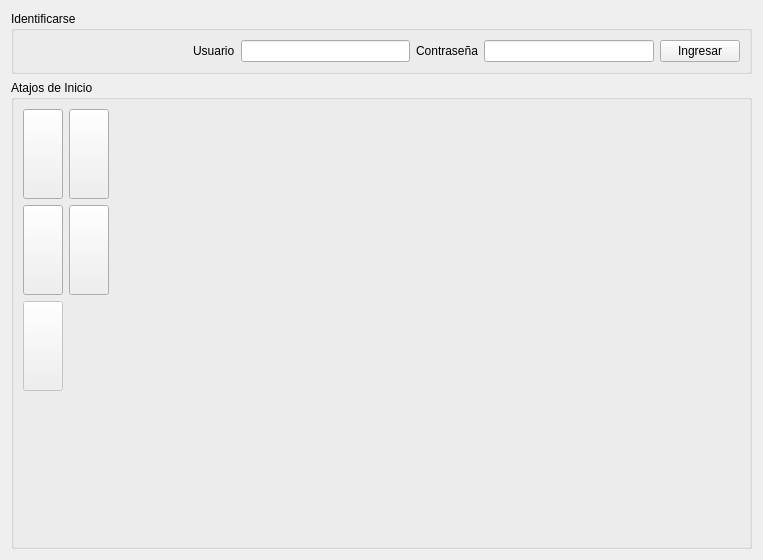
<?xml version="1.0" encoding="UTF-8"?>
<ui version="4.0">
 <class>Form</class>
 <widget class="QWidget" name="Form">
  <property name="geometry">
   <rect>
    <x>0</x>
    <y>0</y>
    <width>763</width>
    <height>560</height>
   </rect>
  </property>
  <property name="sizePolicy">
   <sizepolicy hsizetype="Maximum" vsizetype="Maximum">
    <horstretch>0</horstretch>
    <verstretch>0</verstretch>
   </sizepolicy>
  </property>
  <property name="windowTitle">
   <string>Opciones de Remate</string>
  </property>
  <layout class="QVBoxLayout" name="verticalLayout">
   <item>
    <widget class="QGroupBox" name="uiLoginForm">
     <property name="maximumSize">
      <size>
       <width>16777215</width>
       <height>80</height>
      </size>
     </property>
     <property name="title">
      <string>Identificarse</string>
     </property>
     <layout class="QHBoxLayout" name="horizontalLayout_2">
      <item>
       <spacer name="horizontalSpacer">
        <property name="orientation">
         <enum>Qt::Horizontal</enum>
        </property>
        <property name="sizeHint" stdset="0">
         <size>
          <width>40</width>
          <height>20</height>
         </size>
        </property>
       </spacer>
      </item>
      <item>
       <widget class="QLabel" name="label">
        <property name="text">
         <string>Usuario</string>
        </property>
       </widget>
      </item>
      <item>
       <widget class="QLineEdit" name="uiUser"/>
      </item>
      <item>
       <widget class="QLabel" name="label_2">
        <property name="text">
         <string>Contraseña</string>
        </property>
       </widget>
      </item>
      <item>
       <widget class="QLineEdit" name="uiPass">
        <property name="inputMethodHints">
         <set>Qt::ImhHiddenText|Qt::ImhNoAutoUppercase|Qt::ImhNoPredictiveText</set>
        </property>
        <property name="echoMode">
         <enum>QLineEdit::Password</enum>
        </property>
       </widget>
      </item>
      <item>
       <widget class="QPushButton" name="uiLogin">
        <property name="focusPolicy">
         <enum>Qt::NoFocus</enum>
        </property>
        <property name="text">
         <string>Ingresar</string>
        </property>
       </widget>
      </item>
     </layout>
    </widget>
   </item>
   <item>
    <layout class="QHBoxLayout" name="horizontalLayout">
     <item>
      <widget class="QGroupBox" name="uiInicio">
       <property name="enabled">
        <bool>true</bool>
       </property>
       <property name="inputMethodHints">
        <set>Qt::ImhNone</set>
       </property>
       <property name="title">
        <string>Atajos de Inicio</string>
       </property>
       <layout class="QGridLayout" name="gridLayout">
        <item row="7" column="0">
         <spacer name="verticalSpacer_2">
          <property name="orientation">
           <enum>Qt::Vertical</enum>
          </property>
          <property name="sizeHint" stdset="0">
           <size>
            <width>20</width>
            <height>40</height>
           </size>
          </property>
         </spacer>
        </item>
        <item row="8" column="2">
         <spacer name="horizontalSpacer_2">
          <property name="orientation">
           <enum>Qt::Horizontal</enum>
          </property>
          <property name="sizeHint" stdset="0">
           <size>
            <width>40</width>
            <height>20</height>
           </size>
          </property>
         </spacer>
        </item>
        <item row="0" column="1">
         <widget class="QPushButton" name="actionRemates">
          <property name="minimumSize">
           <size>
            <width>0</width>
            <height>90</height>
           </size>
          </property>
          <property name="maximumSize">
           <size>
            <width>90</width>
            <height>16777215</height>
           </size>
          </property>
          <property name="toolTip">
           <string>Remates</string>
          </property>
          <property name="text">
           <string/>
          </property>
          <property name="icon">
           <iconset resource="../../resource.qrc">
            <normaloff>:/apuestas</normaloff>:/apuestas</iconset>
          </property>
          <property name="iconSize">
           <size>
            <width>64</width>
            <height>64</height>
           </size>
          </property>
         </widget>
        </item>
        <item row="0" column="0">
         <widget class="QPushButton" name="actionCompetidores">
          <property name="minimumSize">
           <size>
            <width>0</width>
            <height>90</height>
           </size>
          </property>
          <property name="maximumSize">
           <size>
            <width>90</width>
            <height>16777215</height>
           </size>
          </property>
          <property name="toolTip">
           <string>Competidores</string>
          </property>
          <property name="text">
           <string/>
          </property>
          <property name="icon">
           <iconset resource="../../resource.qrc">
            <normaloff>:/carreras</normaloff>:/carreras</iconset>
          </property>
          <property name="iconSize">
           <size>
            <width>64</width>
            <height>64</height>
           </size>
          </property>
         </widget>
        </item>
        <item row="2" column="0">
         <widget class="QPushButton" name="actionResultados">
          <property name="enabled">
           <bool>true</bool>
          </property>
          <property name="minimumSize">
           <size>
            <width>0</width>
            <height>90</height>
           </size>
          </property>
          <property name="maximumSize">
           <size>
            <width>90</width>
            <height>16777215</height>
           </size>
          </property>
          <property name="toolTip">
           <string>Resultados</string>
          </property>
          <property name="text">
           <string/>
          </property>
          <property name="icon">
           <iconset resource="../../resource.qrc">
            <normaloff>:/copa</normaloff>:/copa</iconset>
          </property>
          <property name="iconSize">
           <size>
            <width>64</width>
            <height>64</height>
           </size>
          </property>
         </widget>
        </item>
        <item row="5" column="0">
         <widget class="QPushButton" name="actionConfiguracion">
          <property name="enabled">
           <bool>false</bool>
          </property>
          <property name="minimumSize">
           <size>
            <width>0</width>
            <height>90</height>
           </size>
          </property>
          <property name="maximumSize">
           <size>
            <width>90</width>
            <height>16777215</height>
           </size>
          </property>
          <property name="toolTip">
           <string>Configuraciones</string>
          </property>
          <property name="text">
           <string/>
          </property>
          <property name="icon">
           <iconset resource="../../resource.qrc">
            <normaloff>:/conf</normaloff>:/conf</iconset>
          </property>
          <property name="iconSize">
           <size>
            <width>64</width>
            <height>64</height>
           </size>
          </property>
         </widget>
        </item>
        <item row="2" column="1">
         <widget class="QPushButton" name="actionEvento">
          <property name="minimumSize">
           <size>
            <width>0</width>
            <height>90</height>
           </size>
          </property>
          <property name="maximumSize">
           <size>
            <width>90</width>
            <height>16777215</height>
           </size>
          </property>
          <property name="toolTip">
           <string>Eventos</string>
          </property>
          <property name="text">
           <string/>
          </property>
          <property name="icon">
           <iconset resource="../../resource.qrc">
            <normaloff>:/eventos</normaloff>:/eventos</iconset>
          </property>
          <property name="iconSize">
           <size>
            <width>64</width>
            <height>64</height>
           </size>
          </property>
         </widget>
        </item>
       </layout>
      </widget>
     </item>
    </layout>
   </item>
  </layout>
 </widget>
 <tabstops>
  <tabstop>uiUser</tabstop>
  <tabstop>uiPass</tabstop>
  <tabstop>actionRemates</tabstop>
 </tabstops>
 <resources>
  <include location="../../resource.qrc"/>
 </resources>
 <connections/>
</ui>
